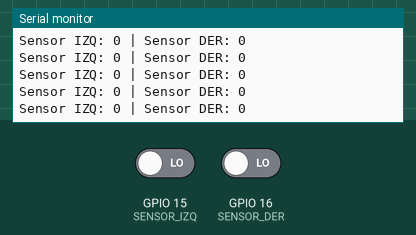
This sketch was run on a simulated ESP32-S3. Shown: the last lines printed to the serial monitor. The test bench sets the inputs (shaded band); at power-on: GPIO 15 (SENSOR_IZQ) LOW, GPIO 16 (SENSOR_DER) LOW.

Above: at 2.2 s.
2.3 s: GPIO 15 (SENSOR_IZQ) driven HIGH
At 2.56 s:
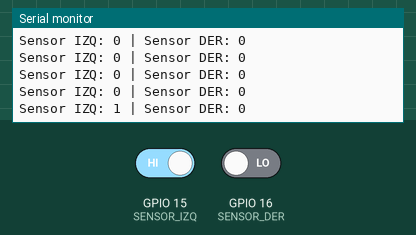
3.8 s: GPIO 16 (SENSOR_DER) driven HIGH
At 3.96 s:
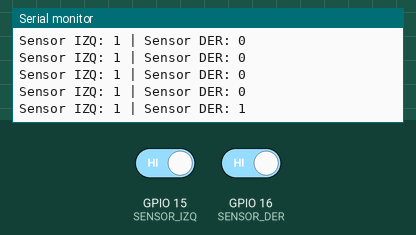
5.3 s: GPIO 15 (SENSOR_IZQ) driven LOW
At 5.56 s:
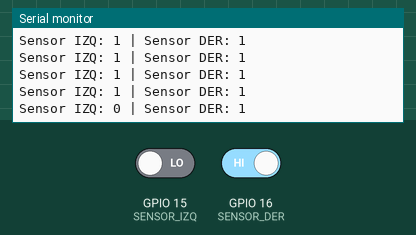

The sketch:

infrarrojos_prueba.ino
```cpp
/*
 Test sensores infrarrojos TCRT5000
 ESP32-S3
*/
#include <Arduino.h>
/* ---------- PINES SENSORES ---------- */
#define SENSOR_IZQ 15
#define SENSOR_DER 16
/* ---------- SETUP ---------- */
void setup() {
 Serial.begin(115200);
 delay(1000);
 Serial.println("=== TEST TCRT5000 ESP32-S3 ===");
 pinMode(SENSOR_IZQ, INPUT);
 pinMode(SENSOR_DER, INPUT);
}
/* ---------- LOOP ---------- */
void loop() {
 int izq = digitalRead(SENSOR_IZQ);
 int der = digitalRead(SENSOR_DER);
 Serial.print("Sensor IZQ: ");
 Serial.print(izq);
 Serial.print(" | Sensor DER: ");
 Serial.println(der);
 delay(200);
}
```

Measured:
- after the input at 2.3 s, the serial monitor: prints a new line after 0.10 s (image 1)
- after the input at 3.8 s, the serial monitor: prints a new line at once (image 2)
- after the input at 5.3 s, the serial monitor: prints a new line after 0.10 s (image 3)
